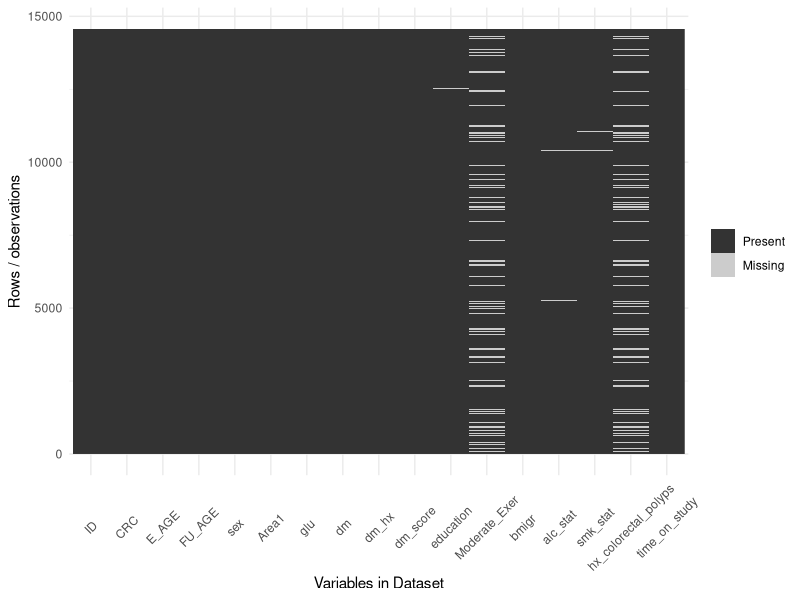
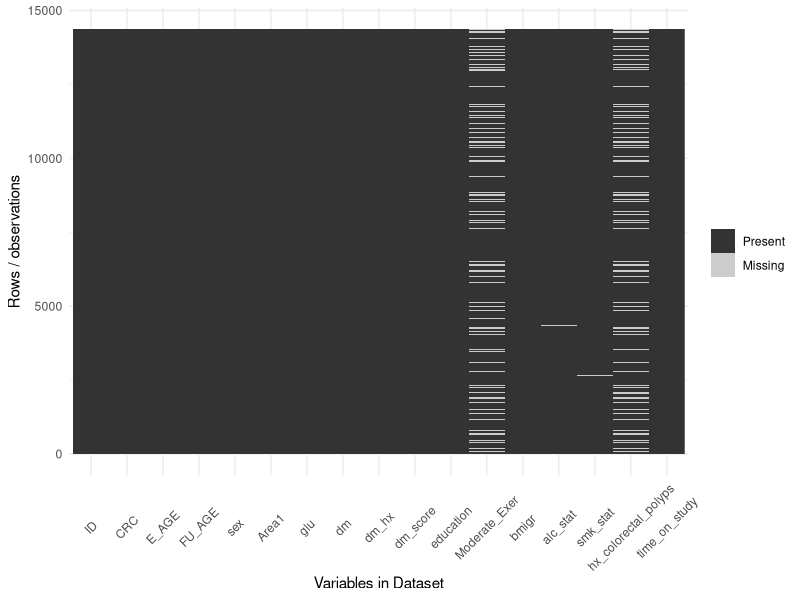
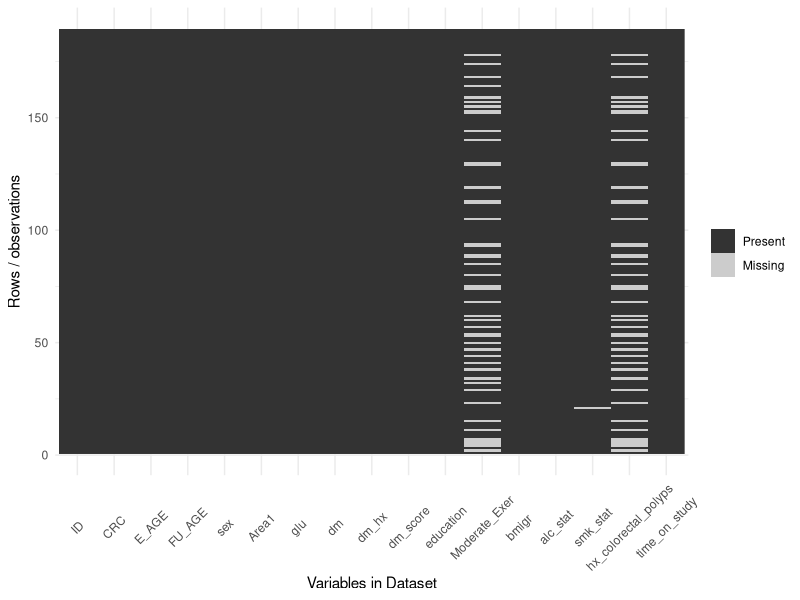
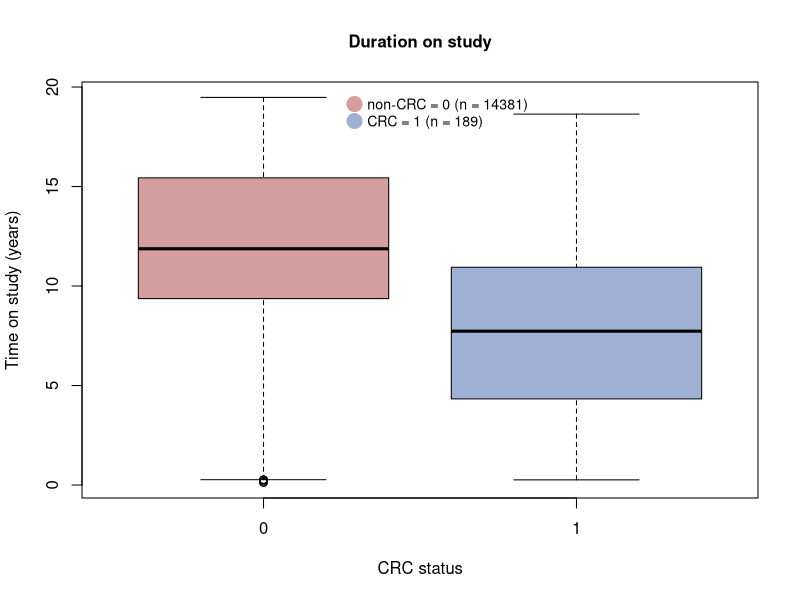
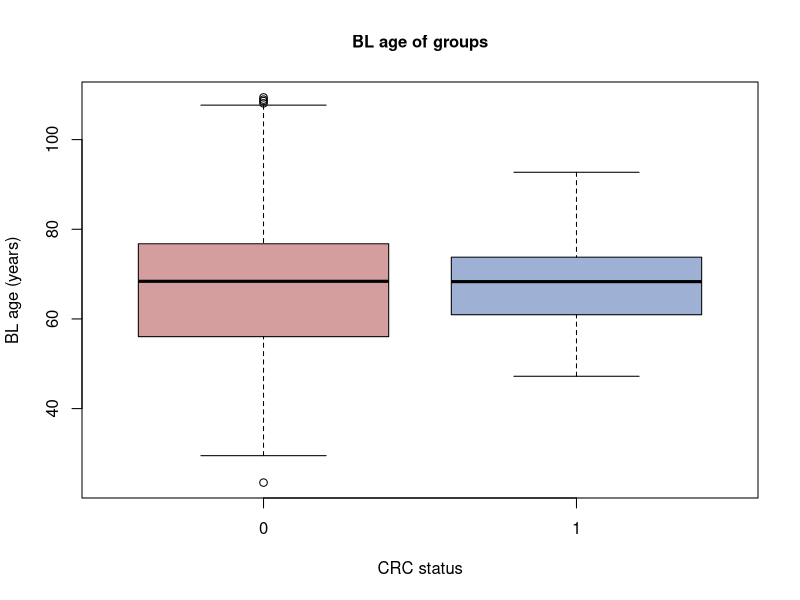

Recreate these plots in R, in order.
library(dplyr)
library(caret)
library(ggplot2)

### Set up data ----------------------------------------------------------------
data = read.csv("datasets/KMCC DM CRC.csv")

# setting factor variables
var_ind = c(2,5,6,8,9,10,11,12,13,14,15,16)
for(i in 1:length(var_ind)){
  data[,var_ind[i]] = as.factor(data[,var_ind[i]])
}
new_data = data
miss_var_ind = c(11,12,14,15,16)
# if certain column values = 6 or 9, then replace the value with an NA
new_data[, miss_var_ind][new_data[,miss_var_ind] == 6 | 
                           new_data[,miss_var_ind] == 9] = NA
# time on study
new_data$time_on_study = data$FU_AGE - data$E_AGE

### Checking for missingness ---------------------------------------------------

ggplot_missing = function(x){
  if(!require(reshape2)){warning('you need to install reshape2')} 
  require(reshape2)
  require(ggplot2)
  # This function produces a plot of the missing data pattern
  # in x. It is a modified version of a function in the 'neato' package
  x %>%
    is.na %>%
    melt %>% ggplot(data = .,
                    aes(x = Var2,
                        y = Var1)) +
    geom_raster(aes(fill = value)) + 
    scale_fill_grey(name = "", labels = c("Present","Missing")) + 
    theme_minimal() +
    theme(axis.text.x = element_text(angle=45, vjust=0.5)) + 
    labs(x = "Variables in Dataset",
         y = "Rows / observations")
} 
ggplot_missing(new_data) # Moderate_Exer and hx_colorectal_polyps have majority missing
sum(is.na(new_data$Moderate_Exer)) #num of missing Moderate_Exer values = 2436
sum(is.na(new_data$hx_colorectal_polyps)) # num of missing hx values = 2277

### Summary stats --------------------------------------------------------------

not_new = new_data%>% filter(CRC == 0)
crc_new = new_data%>% filter(CRC == 1)

ggplot_missing(not_new)
ggplot_missing(crc_new)

par(cex.main=1)
boxplot(time_on_study~CRC,data=new_data,
        main="Duration on study",
        col = c(rgb(0.83, 0.62, 0.62), rgb(0.62, 0.69, 0.83)),
        xlab="CRC status", ylab="Time on study (years)")
# Add a legend
legend(1.25, 20,legend = c("non-CRC = 0 (n = 14381)","CRC = 1 (n = 189)") , 
       col = c(rgb(0.83, 0.62, 0.62), rgb(0.62, 0.69, 0.83)), 
       bty = "n", pch=20 , pt.cex = 3, cex = 0.85, 
       horiz = FALSE, inset = c(0.03, 0.1))

### Graphs and figures of our analyzed data ------------------------------------

# remove observations with missing values
me_miss_ind = which(is.na(new_data$Moderate_Exer))
hx_miss_ind = which(is.na(new_data$hx_colorectal_polyps))
ed_miss_ind = which(is.na(new_data$education))
alc_miss_ind = which(is.na(new_data$alc_stat))
smk_miss_ind = which(is.na(new_data$smk_stat))
all_miss_ind = unique(c(me_miss_ind, hx_miss_ind, 
                        ed_miss_ind, alc_miss_ind, smk_miss_ind))
all_missing_data = new_data[all_miss_ind,]

# finalized dataset we are working with for modeling
remain_data = (new_data[-all_miss_ind,])[,-1]
remain0_data = remain_data %>% filter(CRC == 0)
remain1_data = remain_data %>% filter(CRC == 1)

par(cex.main=1)
boxplot(FU_AGE~CRC,data=remain_data,
        main="BL age of groups",
        col = c(rgb(0.83, 0.62, 0.62), rgb(0.62, 0.69, 0.83)),
        xlab="CRC status", ylab="BL age (years)")
# Add a legend
legend(1.25, 20,legend = c("non-CRC = 0 (n = 14381)","CRC = 1 (n = 189)") , 
       col = c(rgb(0.83, 0.62, 0.62), rgb(0.62, 0.69, 0.83)), 
       bty = "n", pch=20 , pt.cex = 3, cex = 0.85, 
       horiz = FALSE, inset = c(0.03, 0.1))
